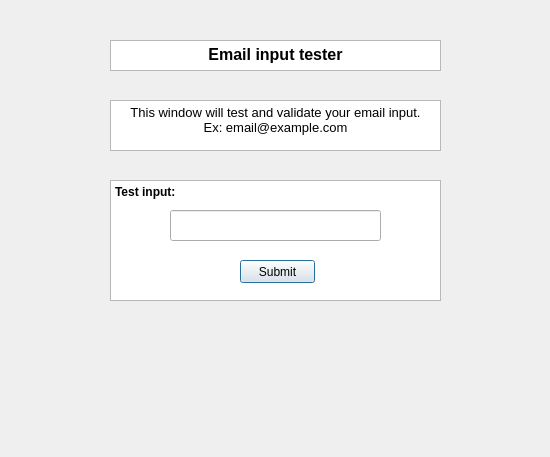
<?xml version="1.0" encoding="UTF-8"?>
<ui version="4.0">
 <class>MainMenu</class>
 <widget class="QDialog" name="MainMenu">
  <property name="geometry">
   <rect>
    <x>0</x>
    <y>0</y>
    <width>550</width>
    <height>457</height>
   </rect>
  </property>
  <property name="windowTitle">
   <string>Lexical Analyzer</string>
  </property>
  <widget class="QTextBrowser" name="textBrowser">
   <property name="geometry">
    <rect>
     <x>110</x>
     <y>40</y>
     <width>331</width>
     <height>31</height>
    </rect>
   </property>
   <property name="html">
    <string>&lt;!DOCTYPE HTML PUBLIC &quot;-//W3C//DTD HTML 4.0//EN&quot; &quot;http://www.w3.org/TR/REC-html40/strict.dtd&quot;&gt;
&lt;html&gt;&lt;head&gt;&lt;meta name=&quot;qrichtext&quot; content=&quot;1&quot; /&gt;&lt;style type=&quot;text/css&quot;&gt;
p, li { white-space: pre-wrap; }
&lt;/style&gt;&lt;/head&gt;&lt;body style=&quot; font-family:'MS Shell Dlg 2'; font-size:8.25pt; font-weight:400; font-style:normal;&quot;&gt;
&lt;p align=&quot;center&quot; style=&quot; margin-top:0px; margin-bottom:0px; margin-left:0px; margin-right:0px; -qt-block-indent:0; text-indent:0px;&quot;&gt;&lt;span style=&quot; font-size:12pt; font-weight:600;&quot;&gt;Email input tester&lt;/span&gt;&lt;/p&gt;&lt;/body&gt;&lt;/html&gt;</string>
   </property>
  </widget>
  <widget class="QTextBrowser" name="textBrowser_2">
   <property name="geometry">
    <rect>
     <x>110</x>
     <y>100</y>
     <width>331</width>
     <height>51</height>
    </rect>
   </property>
   <property name="html">
    <string>&lt;!DOCTYPE HTML PUBLIC &quot;-//W3C//DTD HTML 4.0//EN&quot; &quot;http://www.w3.org/TR/REC-html40/strict.dtd&quot;&gt;
&lt;html&gt;&lt;head&gt;&lt;meta name=&quot;qrichtext&quot; content=&quot;1&quot; /&gt;&lt;style type=&quot;text/css&quot;&gt;
p, li { white-space: pre-wrap; }
&lt;/style&gt;&lt;/head&gt;&lt;body style=&quot; font-family:'MS Shell Dlg 2'; font-size:8.25pt; font-weight:400; font-style:normal;&quot;&gt;
&lt;p align=&quot;center&quot; style=&quot; margin-top:0px; margin-bottom:0px; margin-left:0px; margin-right:0px; -qt-block-indent:0; text-indent:0px;&quot;&gt;&lt;span style=&quot; font-size:10pt;&quot;&gt;This window will test and validate your email input.&lt;/span&gt;&lt;/p&gt;
&lt;p align=&quot;center&quot; style=&quot; margin-top:0px; margin-bottom:0px; margin-left:0px; margin-right:0px; -qt-block-indent:0; text-indent:0px;&quot;&gt;&lt;span style=&quot; font-size:10pt;&quot;&gt;Ex: email@example.com&lt;/span&gt;&lt;/p&gt;&lt;/body&gt;&lt;/html&gt;</string>
   </property>
  </widget>
  <widget class="QLabel" name="label">
   <property name="geometry">
    <rect>
     <x>110</x>
     <y>180</y>
     <width>181</width>
     <height>16</height>
    </rect>
   </property>
   <property name="font">
    <font>
     <pointsize>10</pointsize>
    </font>
   </property>
   <property name="text">
    <string/>
   </property>
  </widget>
  <widget class="QTextBrowser" name="textBrowser_3">
   <property name="geometry">
    <rect>
     <x>110</x>
     <y>180</y>
     <width>331</width>
     <height>121</height>
    </rect>
   </property>
   <property name="html">
    <string>&lt;!DOCTYPE HTML PUBLIC &quot;-//W3C//DTD HTML 4.0//EN&quot; &quot;http://www.w3.org/TR/REC-html40/strict.dtd&quot;&gt;
&lt;html&gt;&lt;head&gt;&lt;meta name=&quot;qrichtext&quot; content=&quot;1&quot; /&gt;&lt;style type=&quot;text/css&quot;&gt;
p, li { white-space: pre-wrap; }
&lt;/style&gt;&lt;/head&gt;&lt;body style=&quot; font-family:'MS Shell Dlg 2'; font-size:8.25pt; font-weight:400; font-style:normal;&quot;&gt;
&lt;p style=&quot; margin-top:0px; margin-bottom:0px; margin-left:0px; margin-right:0px; -qt-block-indent:0; text-indent:0px;&quot;&gt;&lt;span style=&quot; font-size:9pt; font-weight:600;&quot;&gt;Test input:&lt;/span&gt;&lt;/p&gt;&lt;/body&gt;&lt;/html&gt;</string>
   </property>
  </widget>
  <widget class="QLineEdit" name="lineEdit">
   <property name="geometry">
    <rect>
     <x>170</x>
     <y>210</y>
     <width>211</width>
     <height>31</height>
    </rect>
   </property>
  </widget>
  <widget class="QPushButton" name="pushButton">
   <property name="geometry">
    <rect>
     <x>240</x>
     <y>260</y>
     <width>75</width>
     <height>23</height>
    </rect>
   </property>
   <property name="text">
    <string>Submit</string>
   </property>
  </widget>
  <zorder>textBrowser_3</zorder>
  <zorder>textBrowser</zorder>
  <zorder>textBrowser_2</zorder>
  <zorder>label</zorder>
  <zorder>lineEdit</zorder>
  <zorder>pushButton</zorder>
 </widget>
 <resources/>
 <connections/>
</ui>
